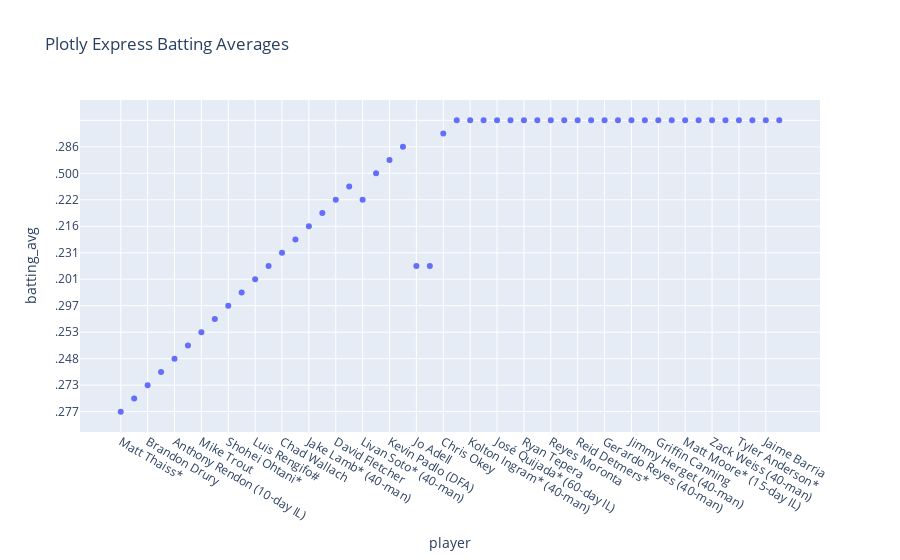

The code cell stored with this chart in its notebook:
### Markdown cell above
Let's try something simple...

I want to plot the LAA Batters on the X axis and their batting averages on the Y axis...

### Code cell
fig = px.scatter(
    teamBattingDF, 
    x="player", 
    y="batting_avg", 
    title="Plotly Express Batting Averages"
)
fig.show()

### Figure 1 — Plotly figure (JSON) as saved in the notebook; plotly's stock layout.template omitted (floating-point values rounded to 4 significant figures)
{"data": [{"hovertemplate": "player=%{x}<br>batting_avg=%{y}<extra></extra>", "legendgroup": "", "marker": {"color": "#636efa", "symbol": "circle"}, "mode": "markers", "name": "", "orientation": "v", "showlegend": false, "type": "scatter", "x": ["Matt Thaiss*", "Jared Walsh* (40-man)", "Brandon Drury", "Zach Neto (10-day IL)", "Anthony Rendon (10-day IL)", "Taylor Ward", "Mike Trout", "Hunter Renfroe", "Shohei Ohtani*", "Gio Urshela (60-day IL)", "Luis Rengifo#", "Mickey Moniak*", "Chad Wallach", "Logan O'Hoppe (60-day IL)", "Jake Lamb* (40-man)", "Andrew Velazquez#", "David Fletcher", "Brett Phillips*", "Livan Soto* (40-man)", "Eduardo Escobar#", "Kevin Padlo (DFA)", "Michael Stefanic (40-man)", "Jo Adell", "Mike Moustakas*", "Chris Okey", "Patrick Sandoval*", "Kolton Ingram* (40-man)", "Tucker Davidson*", "José Quijada* (60-day IL)", "Jacob Webb", "Ryan Tepera", "Carlos Estévez", "Reyes Moronta", "Chris Devenski", "Reid Detmers*", "Chase Silseth (40-man)", "Gerardo Reyes (40-man)", "José Soriano", "Jimmy Herget (40-man)", "Aaron Loup*", "Griffin Canning", "Ben Joyce (15-day IL)", "Matt Moore* (15-day IL)", "Sam Bachman", "Zack Weiss (40-man)", "Austin Warren (60-day IL)", "Tyler Anderson*", "José Suarez* (60-day IL)", "Jaime Barria", "Andrew Wantz"], "xaxis": "x", "y": [".277", ".119", ".273", ".259", ".248", ".246", ".253", ".257", ".297", ".299", ".201", ".333", ".231", ".283", ".216", ".227", ".222", ".077", ".222", ".500", ".125", ".286", ".333", ".333", ".000", "", "", "", "", "", "", "", "", "", "", "", "", "", "", "", "", "", "", "", "", "", "", "", "", ""], "yaxis": "y"}], "layout": {"legend": {"tracegroupgap": 0}, "title": {"text": "Plotly Express Batting Averages"}, "xaxis": {"anchor": "y", "domain": [0, 1], "title": {"text": "player"}}, "yaxis": {"anchor": "x", "domain": [0, 1], "title": {"text": "batting_avg"}}}}
